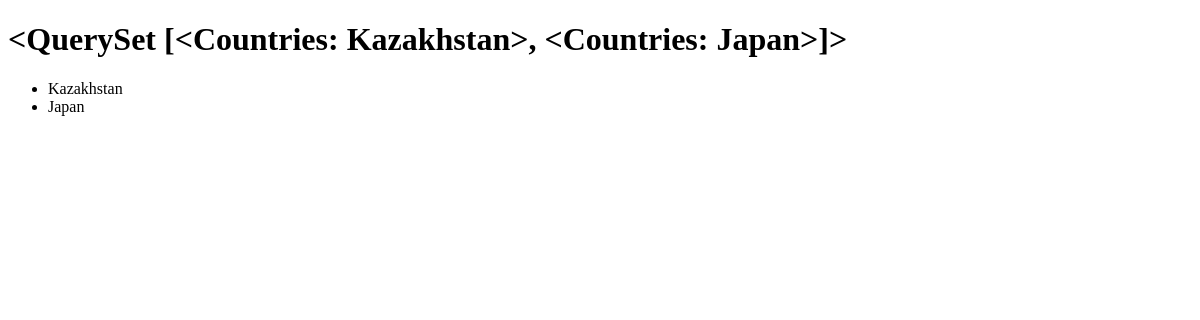
Page /countries on the earlier database version.
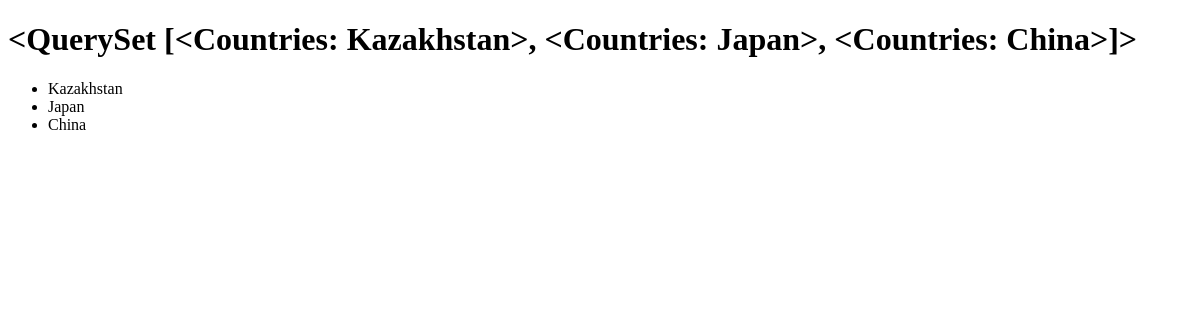
Same page on the later database version.
### main_app/models.py (models this page shows)
class Countries(models.Model):
    name = models.CharField(max_length=255)
    def __str__(self):
        return self.name

### main_app/views.py (the view)
# urls.py: path('countries', CountriesListView.as_view(), name='countries_list_url'),
class CountriesListView(ListView):
    model = Countries
    context_object_name = 'country_list'
    template_name = 'countries_list_template.html'

### templates/countries_list_template.html (shortened to what this page needs)
<!DOCTYPE html>
<html lang="en">
<head>
</head>
<body>
    <h1>{{ country_list }}</h1>
    <ul>
        {% for country in country_list %}
            <li>{{ country }}</li>
        {% endfor %}
    </ul>
</body>
</html>

Differences in the rows shown:
computed for Countries "Kazakhstan": name.name "<QuerySet [<Countries: Kazakhstan>, <Countries: Japan>]>" → "<QuerySet [<Countries: Kazakhstan>, <Countries: Japan>, <Countries: China>]>"
added Countries: name "China"
